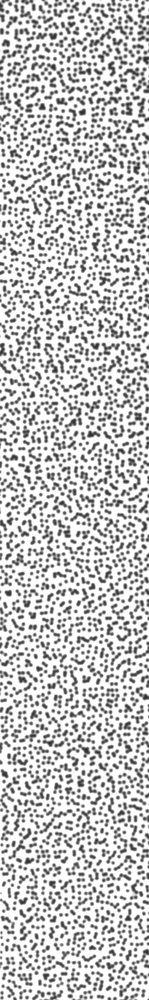
%> input picture QS crop.jpg, 149 x 1000 px, shrunk from 271 x 1824 before the run
$ octave AutocorrelationSpeckleSize2.m   (GNU Octave 9; MATLAB toolbox functions it lacks are replaced by stand-ins)
%> lines starting %> are read from the running program, lines starting %| are printed output that depends on the picture
### VectorShift.m
function transformed_vector = VectorShift(input_vector,shift_units)

transformed_vector = zeros(1,length(input_vector));

for index = shift_units+1:length(input_vector)

    transformed_vector(index) = input_vector(index - shift_units);

end

### AutocorrelationSpeckleSize2.m
%Autocorrelation function, created by J Bobin,  29/10/23

% Load the speckle pattern image
input_image = imread('QS crop.jpg');
%> input_image is the input picture: size 1000x149x3 uint8; min 41, max 255, mean 198.2

% Convert the input image to double precision
input_image = double(input_image);
%> input_image: size 1000x149x3 double

% Calculate the autocorrelation function
[n, m] = size(input_image);
%> n = 1000; m = 447
N = n*m; %Total number of pixels
%> N = 447000
autocorr = zeros(1,100);

%image_vect = reshape(input_image,[1,N]);
image_vect = input_image(25,:);
%> image_vect = 447 values, max 255 at index 1, min 53 at index 71, mean 203.9
image_squared = image_vect.^2; %Formula for autocorrelation
%> image_squared = 447 values, max 65025 at index 1, min 2809 at index 71, mean 45406.8
index = 1; %To fill autocorrelation array

for u = 0:100 %Range of u-values

    image_transformed = VectorShift(image_vect,u); %Shift elements by u, this is the horizontal transformation

    autocorr(index) = sum((image_vect.*image_transformed))/sum(image_squared);

    index = index + 1;


end
%> after the loop, autocorr = 101 values, max 1 at index 1, min 0.716 at index 96, mean 0.812; index = 102

% [26 lines of commented-out code are left out]
u = 0:100;
figure;
plot(u,autocorr)
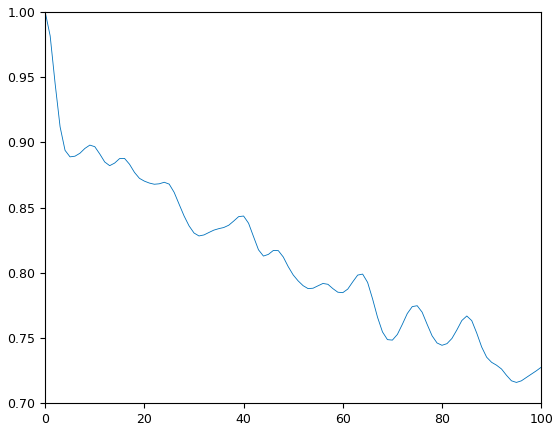
%> figure redrawn from the program's plot data; curve peaks at x = 0, y = 1
% [6 lines of commented-out code are left out]

$ run again, with ShannonSpeckle.jpg copied over QS crop.jpg
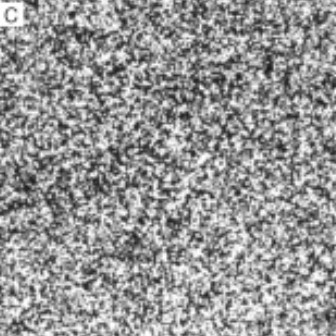
%> input picture ShannonSpeckle.jpg, 336 x 336 px
%> input_image is the input picture: size 336x336x3 uint8; min 23, max 255, mean 150
%> input_image: size 336x336x3 double
%> image_vect = 1008 values, max 255 at index 1, min 63 at index 125, mean 149
%> image_squared = 1008 values, max 65025 at index 1, min 3969 at index 125, mean 24449.4
%> after the loop `for u = 0:100`: autocorr = 101 values, max 1 at index 1, min 0.829 at index 90, mean 0.867; index = 102
%> `plot(u,autocorr)`:
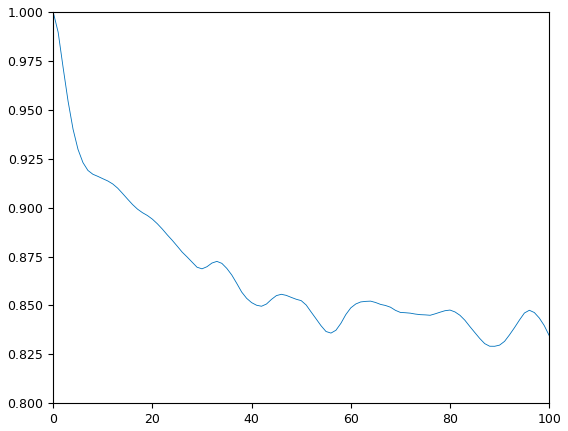
%> figure redrawn from the program's plot data; curve peaks at x = 0, y = 1
